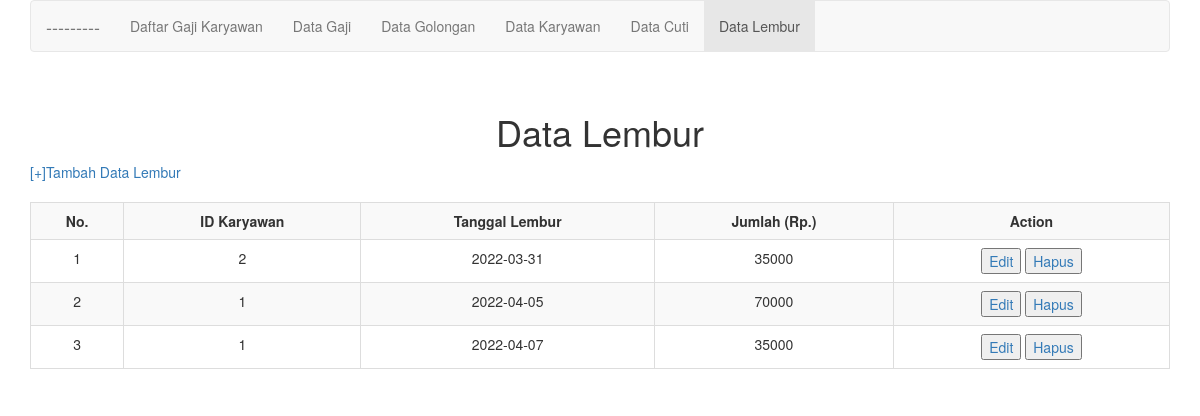
The app's page /tampil_lembur.php with its own data.
### tables this page shows
CREATE TABLE `lembur` (
  `id_lembur` int(11) NOT NULL AUTO_INCREMENT,
  `tanggal_lembur` date DEFAULT NULL,
  `jumlah` int(11) DEFAULT NULL,
  `karyawan_id` int(11) DEFAULT NULL,
  PRIMARY KEY (`id_lembur`),
  KEY `karyawan_id` (`karyawan_id`),
  CONSTRAINT `lembur_ibfk_1` FOREIGN KEY (`karyawan_id`) REFERENCES `karyawan` (`id_karyawan`)
);

### function.php (called while the page is built, shortened)
<?php
$db = mysqli_connect("localhost", "root", "", "gaji_karyawan");
function query($query)
{
	global $db;
	$result = mysqli_query($db, $query);
	$rows = [];
	while ($row = mysqli_fetch_assoc($result)) {
		$rows[] = $row;
	}
	return $rows;
}
?>

### tampil_lembur.php (the view, shortened to what this page needs)
<?php
require 'function.php';
$lem = query("SELECT * FROM lembur");
?>
<!DOCTYPE html>
<html lang="en">
<head>
    <link rel="stylesheet" href="bootstrap/css/bootstrap.min.css">
    <link rel="stylesheet" href="style.css">
</head>
<body>
    <div class="container">
        <nav class="navbar navbar-default">
            <div class="container-fluid">
                <div class="navbar-header">
                    <a class="navbar-brand" href="#">---------</a>
                </div>
                <div class="collapse navbar-collapse" id="example-1">
                    <ul class="nav navbar-nav">
                    <li><a href="index.php">Daftar Gaji Karyawan<span class="sr-only">(current)</span></a></li>
                    <li><a href="tampil_gaji.php">Data Gaji</a></li>
                    <li><a href="tampil_golongan.php">Data Golongan</a></li>
                    <li><a href="tampil_karyawan.php">Data Karyawan</a></li>
                    <li><a href="tampil_cuti.php">Data Cuti</a></li>
                    <li class="active"><a href="tampil_lembur.php">Data Lembur</a></li>
                    </ul>
		        </div>
            </div>
        </nav>
        <div class="text-center">
            <br>
            <h1>Data Lembur</h1>
        </div>
        <a href="tambah_lembur.php">[+]Tambah Data Lembur</a>
	    <br><br>
        <div>
            <table border=1 class="table table-striped table-bordered">
                <tr>
                    <th>No.</th>
                    <th>ID Karyawan</th>
                    <th>Tanggal Lembur</th>
                    <th>Jumlah (Rp.)</th>
                    <th>Action</th>
                </tr>
                <?php
                    $no=1;
                    foreach($lem as $row){ ?>
                <tr>
                    <td><?php echo $no++;?></td>
                    <td><?php echo $row['karyawan_id'];?></td>
                    <td><?php echo $row['tanggal_lembur'];?></td>
                    <td><?php echo $row['jumlah'];?></td>
                    <td>
                        <a href="edit_lembur.php?id=<?php echo $row['id_lembur'];?>">
                            <button type="button"> Edit </button>
                        </a>
                        <a href="hapus_lembur.php?id=<?php echo $row['id_lembur'];?>">
                            <button type="button"> Hapus </button>
                        </a>
                    </td>
                </tr>
                <?php } ?>
            </table>
        </div>
    </div>
</body>
</html>

### style.css (style rules this page uses)
table { margin-left: auto; margin-right: auto; }
td { position:relative; text-align: center; }
th { position:relative; text-align: center; }

### records on screen
lembur: karyawan "2", tanggal_lembur "2022-03-31", jumlah "35000"
lembur: karyawan "1", tanggal_lembur "2022-04-05", jumlah "70000"
lembur: karyawan "1", tanggal_lembur "2022-04-07", jumlah "35000"
